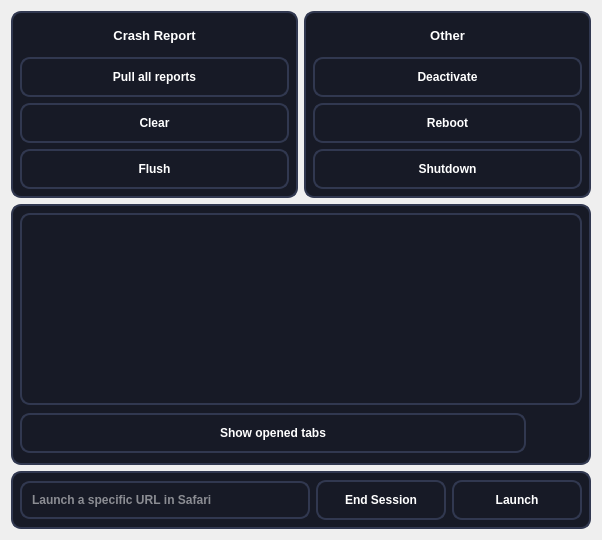
                  <widget class="QWidget" name="tools_tab">
                   <attribute name="icon">
                    <iconset>
                     <normaloff>icons/smartphone.png</normaloff>icons/smartphone.png</iconset>
                   </attribute>
                   <attribute name="title">
                    <string>Tools</string>
                   </attribute>
                   <layout class="QGridLayout" name="gridLayout_24">
                    <item row="0" column="1">
                     <widget class="QWidget" name="widget_9" native="true">
                      <property name="styleSheet">
                       <string notr="true">QWidget {
        background-color: #171A26;
        border: none;
        color: #fff;
 		border: 2px solid #313850;
    	border-radius: 10px;
		padding: 8px
}</string>
                      </property>
                      <layout class="QGridLayout" name="gridLayout_31">
                       <item row="0" column="0" colspan="2">
                        <widget class="QLabel" name="label_7">
                         <property name="font">
                          <font>
                           <pointsize>10</pointsize>
                           <weight>75</weight>
                           <bold>true</bold>
                          </font>
                         </property>
                         <property name="styleSheet">
                          <string notr="true">border:none</string>
                         </property>
                         <property name="text">
                          <string>Other</string>
                         </property>
                         <property name="textFormat">
                          <enum>Qt::MarkdownText</enum>
                         </property>
                         <property name="alignment">
                          <set>Qt::AlignCenter</set>
                         </property>
                        </widget>
                       </item>
                       <item row="6" column="0" colspan="2">
                        <widget class="QPushButton" name="poweroff">
                         <property name="minimumSize">
                          <size>
                           <width>130</width>
                           <height>40</height>
                          </size>
                         </property>
                         <property name="font">
                          <font>
                           <pointsize>9</pointsize>
                           <weight>75</weight>
                           <bold>true</bold>
                          </font>
                         </property>
                         <property name="cursor">
                          <cursorShape>PointingHandCursor</cursorShape>
                         </property>
                         <property name="toolTip">
                          <string>Shutdown device.</string>
                         </property>
                         <property name="styleSheet">
                          <string notr="true">QPushButton {
        background-color: #171A26;
        border: none;
        color: #fff;
 		border: 2px solid #313850;
    	border-radius: 10px;
    }

 QPushButton:hover {
	background-color: #1E2230;
}

QToolTip { 
	color: #fff; background-color: #000; border: none; 

}</string>
                         </property>
                         <property name="text">
                          <string>Shutdown</string>
                         </property>
                         <property name="icon">
                          <iconset>
                           <normaloff>icons/power-button.png</normaloff>icons/power-button.png</iconset>
                         </property>
                        </widget>
                       </item>
                       <item row="5" column="0" colspan="2">
                        <widget class="QPushButton" name="reboot">
                         <property name="minimumSize">
                          <size>
                           <width>130</width>
                           <height>40</height>
                          </size>
                         </property>
                         <property name="font">
                          <font>
                           <pointsize>9</pointsize>
                           <weight>75</weight>
                           <bold>true</bold>
                          </font>
                         </property>
                         <property name="cursor">
                          <cursorShape>PointingHandCursor</cursorShape>
                         </property>
                         <property name="toolTip">
                          <string>Reboot device.</string>
                         </property>
                         <property name="styleSheet">
                          <string notr="true">QPushButton {
        background-color: #171A26;
        border: none;
        color: #fff;
 		border: 2px solid #313850;
    	border-radius: 10px;
    }

 QPushButton:hover {
	background-color: #1E2230;
}

QToolTip { 
	color: #fff; background-color: #000; border: none; 

}</string>
                         </property>
                         <property name="text">
                          <string>Reboot</string>
                         </property>
                         <property name="icon">
                          <iconset>
                           <normaloff>icons/reset.png</normaloff>icons/reset.png</iconset>
                         </property>
                        </widget>
                       </item>
                       <item row="4" column="0" colspan="2">
                        <widget class="QPushButton" name="deactivate_device">
                         <property name="minimumSize">
                          <size>
                           <width>130</width>
                           <height>40</height>
                          </size>
                         </property>
                         <property name="font">
                          <font>
                           <pointsize>9</pointsize>
                           <weight>75</weight>
                           <bold>true</bold>
                          </font>
                         </property>
                         <property name="cursor">
                          <cursorShape>PointingHandCursor</cursorShape>
                         </property>
                         <property name="toolTip">
                          <string>Deactivate idevice.</string>
                         </property>
                         <property name="styleSheet">
                          <string notr="true">QPushButton {
        background-color: #171A26;
        border: none;
        color: #fff;
 		border: 2px solid #313850;
    	border-radius: 10px;
    }

 QPushButton:hover {
	background-color: #1E2230;
}

QToolTip { 
	color: #fff; background-color: #000; border: none; 

}</string>
                         </property>
                         <property name="text">
                          <string>Deactivate</string>
                         </property>
                         <property name="icon">
                          <iconset>
                           <normaloff>icons/rocket.png</normaloff>icons/rocket.png</iconset>
                         </property>
                        </widget>
                       </item>
                      </layout>
                     </widget>
                    </item>
                    <item row="3" column="0" colspan="2">
                     <widget class="QWidget" name="widget_8" native="true">
                      <property name="styleSheet">
                       <string notr="true">QWidget {
        background-color: #171A26;
        border: none;
        color: #fff;
 		border: 2px solid #313850;
    	border-radius: 10px;
		padding: 8px
}</string>
                      </property>
                      <layout class="QGridLayout" name="gridLayout_30">
                       <item row="0" column="2">
                        <widget class="QPushButton" name="stop_url">
                         <property name="enabled">
                          <bool>false</bool>
                         </property>
                         <property name="minimumSize">
                          <size>
                           <width>130</width>
                           <height>40</height>
                          </size>
                         </property>
                         <property name="font">
                          <font>
                           <pointsize>9</pointsize>
                           <weight>75</weight>
                           <bold>true</bold>
                          </font>
                         </property>
                         <property name="cursor">
                          <cursorShape>PointingHandCursor</cursorShape>
                         </property>
                         <property name="toolTip">
                          <string/>
                         </property>
                         <property name="styleSheet">
                          <string notr="true">QPushButton {
        background-color: #171A26;
        border: none;
        color: #fff;
 		border: 2px solid #313850;
    	border-radius: 10px;
    }

 QPushButton:hover {
	background-color: #1E2230;
}

QToolTip { 
	color: #fff; background-color: #000; border: none; 

}</string>
                         </property>
                         <property name="text">
                          <string>End Session</string>
                         </property>
                         <property name="icon">
                          <iconset>
                           <normaloff>icons/Delete.png</normaloff>icons/Delete.png</iconset>
                         </property>
                        </widget>
                       </item>
                       <item row="0" column="0" colspan="2">
                        <widget class="QLineEdit" name="url_input">
                         <property name="enabled">
                          <bool>true</bool>
                         </property>
                         <property name="minimumSize">
                          <size>
                           <width>290</width>
                           <height>38</height>
                          </size>
                         </property>
                         <property name="font">
                          <font>
                           <pointsize>9</pointsize>
                           <weight>75</weight>
                           <bold>true</bold>
                           <strikeout>false</strikeout>
                           <kerning>false</kerning>
                          </font>
                         </property>
                         <property name="contextMenuPolicy">
                          <enum>Qt::CustomContextMenu</enum>
                         </property>
                         <property name="toolTip">
                          <string/>
                         </property>
                         <property name="styleSheet">
                          <string notr="true">QToolTip { 
	color: rgb(255, 255, 255);
	color: #fff; background-color: #000; border: none; 

}

QLineEdit {
    border: 2px solid #313850;
    border-radius: 10px;
    padding: 0 8px;
    selection-background-color: darkgray;
}</string>
                         </property>
                         <property name="text">
                          <string/>
                         </property>
                         <property name="dragEnabled">
                          <bool>false</bool>
                         </property>
                         <property name="readOnly">
                          <bool>false</bool>
                         </property>
                         <property name="placeholderText">
                          <string>Launch a specific URL in Safari</string>
                         </property>
                         <property name="clearButtonEnabled">
                          <bool>true</bool>
                         </property>
                        </widget>
                       </item>
                       <item row="0" column="3">
                        <widget class="QPushButton" name="start_url">
                         <property name="minimumSize">
                          <size>
                           <width>130</width>
                           <height>40</height>
                          </size>
                         </property>
                         <property name="font">
                          <font>
                           <pointsize>9</pointsize>
                           <weight>75</weight>
                           <bold>true</bold>
                          </font>
                         </property>
                         <property name="cursor">
                          <cursorShape>PointingHandCursor</cursorShape>
                         </property>
                         <property name="toolTip">
                          <string/>
                         </property>
                         <property name="styleSheet">
                          <string notr="true">QPushButton {
        background-color: #171A26;
        border: none;
        color: #fff;
 		border: 2px solid #313850;
    	border-radius: 10px;
    }

 QPushButton:hover {
	background-color: #1E2230;
}

QToolTip { 
	color: #fff; background-color: #000; border: none; 

}</string>
                         </property>
                         <property name="text">
                          <string>Launch</string>
                         </property>
                         <property name="icon">
                          <iconset>
                           <normaloff>icons/start-up.png</normaloff>icons/start-up.png</iconset>
                         </property>
                         <property name="shortcut">
                          <string>Return</string>
                         </property>
                        </widget>
                       </item>
                      </layout>
                     </widget>
                    </item>
                    <item row="0" column="0">
                     <widget class="QWidget" name="widget_6" native="true">
                      <property name="styleSheet">
                       <string notr="true">QWidget {
        background-color: #171A26;
        border: none;
        color: #fff;
 		border: 2px solid #313850;
    	border-radius: 10px;
		padding: 8px
}</string>
                      </property>
                      <layout class="QGridLayout" name="gridLayout_20">
                       <item row="0" column="0" colspan="2">
                        <widget class="QLabel" name="label_4">
                         <property name="font">
                          <font>
                           <pointsize>10</pointsize>
                           <weight>75</weight>
                           <bold>true</bold>
                          </font>
                         </property>
                         <property name="styleSheet">
                          <string notr="true">border:none</string>
                         </property>
                         <property name="text">
                          <string>Crash Report</string>
                         </property>
                         <property name="textFormat">
                          <enum>Qt::MarkdownText</enum>
                         </property>
                         <property name="alignment">
                          <set>Qt::AlignCenter</set>
                         </property>
                        </widget>
                       </item>
                       <item row="2" column="0" colspan="2">
                        <widget class="QPushButton" name="clear_reports">
                         <property name="minimumSize">
                          <size>
                           <width>130</width>
                           <height>40</height>
                          </size>
                         </property>
                         <property name="font">
                          <font>
                           <pointsize>9</pointsize>
                           <weight>75</weight>
                           <bold>true</bold>
                          </font>
                         </property>
                         <property name="cursor">
                          <cursorShape>PointingHandCursor</cursorShape>
                         </property>
                         <property name="toolTip">
                          <string>Remove all crash reports.</string>
                         </property>
                         <property name="styleSheet">
                          <string notr="true">QPushButton {
        background-color: #171A26;
        border: none;
        color: #fff;
 		border: 2px solid #313850;
    	border-radius: 10px;
    }

 QPushButton:hover {
	background-color: #1E2230;
}

QToolTip { 
	color: #fff; background-color: #000; border: none; 

}</string>
                         </property>
                         <property name="text">
                          <string>Clear</string>
                         </property>
                         <property name="icon">
                          <iconset>
                           <normaloff>icons/clean-code.png</normaloff>icons/clean-code.png</iconset>
                         </property>
                        </widget>
                       </item>
                       <item row="1" column="0" colspan="2">
                        <widget class="QPushButton" name="pull_all_reports">
                         <property name="minimumSize">
                          <size>
                           <width>130</width>
                           <height>40</height>
                          </size>
                         </property>
                         <property name="font">
                          <font>
                           <pointsize>9</pointsize>
                           <weight>75</weight>
                           <bold>true</bold>
                          </font>
                         </property>
                         <property name="cursor">
                          <cursorShape>PointingHandCursor</cursorShape>
                         </property>
                         <property name="toolTip">
                          <string>Export all crash reports.</string>
                         </property>
                         <property name="styleSheet">
                          <string notr="true">QPushButton {
        background-color: #171A26;
        border: none;
        color: #fff;
 		border: 2px solid #313850;
    	border-radius: 10px;
    }

 QPushButton:hover {
	background-color: #1E2230;
}

QToolTip { 
	color: #fff; background-color: #000; border: none; 

}</string>
                         </property>
                         <property name="text">
                          <string>Pull all reports</string>
                         </property>
                         <property name="icon">
                          <iconset>
                           <normaloff>icons/open-folder.png</normaloff>icons/open-folder.png</iconset>
                         </property>
                        </widget>
                       </item>
                       <item row="3" column="0" colspan="2">
                        <widget class="QPushButton" name="flush_reports">
                         <property name="minimumSize">
                          <size>
                           <width>130</width>
                           <height>40</height>
                          </size>
                         </property>
                         <property name="font">
                          <font>
                           <pointsize>9</pointsize>
                           <weight>75</weight>
                           <bold>true</bold>
                          </font>
                         </property>
                         <property name="cursor">
                          <cursorShape>PointingHandCursor</cursorShape>
                         </property>
                         <property name="toolTip">
                          <string>Trigger com.apple.crashreportmover to flush all products.</string>
                         </property>
                         <property name="styleSheet">
                          <string notr="true">QPushButton {
        background-color: #171A26;
        border: none;
        color: #fff;
 		border: 2px solid #313850;
    	border-radius: 10px;
    }

 QPushButton:hover {
	background-color: #1E2230;
}

QToolTip { 
	color: #fff; background-color: #000; border: none; 

}</string>
                         </property>
                         <property name="text">
                          <string>Flush</string>
                         </property>
                         <property name="icon">
                          <iconset>
                           <normaloff>icons/Info.png</normaloff>icons/Info.png</iconset>
                         </property>
                        </widget>
                       </item>
                      </layout>
                     </widget>
                    </item>
                    <item row="1" column="0" colspan="2">
                     <widget class="QWidget" name="widget_7" native="true">
                      <property name="styleSheet">
                       <string notr="true">QWidget {
        background-color: #171A26;
        border: none;
        color: #fff;
 		border: 2px solid #313850;
    	border-radius: 10px;
		padding: 8px
}</string>
                      </property>
                      <layout class="QGridLayout" name="gridLayout_27">
                       <item row="0" column="0" colspan="2">
                        <widget class="QTreeWidget" name="tabs_list">
                         <property name="font">
                          <font>
                           <pointsize>10</pointsize>
                           <weight>75</weight>
                           <bold>true</bold>
                          </font>
                         </property>
                         <property name="cursor" stdset="0">
                          <cursorShape>PointingHandCursor</cursorShape>
                         </property>
                         <property name="contextMenuPolicy">
                          <enum>Qt::CustomContextMenu</enum>
                         </property>
                         <property name="toolTip">
                          <string/>
                         </property>
                         <property name="styleSheet">
                          <string notr="true">QHeaderView::section {
    background-color: #24293B;
    color: white;
    padding-left: 4px;
	font-size: 15px;
	font-weight: bold;
}

QTreeView::item {
	padding-top: 5px;
	padding-bottom: 5px;
	background-color: rgb(0, 30, 47);
	color: yellow;
}

QTreeView::item:hover {
    background: #003451;
}

QTreeView::item:selected:active{
    background: #003451;
	color: #fff;
}

QScrollBar:vertical {
    background: white;
     width: 15px;
}

 QScrollBar::handle:vertical {
    background: #24293B;
}

QScrollBar:horizontal {
    background: white;
    height: 15px;
}

QScrollBar::handle:horizontal {
    background: #24293B;
}

QMenu {
	border: 1px solid black;
}
QMenu::item {
	background-color: transparent;
}

QMenu::item:selected {
	background-color: #654321;
}</string>
                         </property>
                         <property name="frameShape">
                          <enum>QFrame::VLine</enum>
                         </property>
                         <property name="frameShadow">
                          <enum>QFrame::Raised</enum>
                         </property>
                         <property name="lineWidth">
                          <number>0</number>
                         </property>
                         <property name="editTriggers">
                          <set>QAbstractItemView::CurrentChanged|QAbstractItemView::DoubleClicked|QAbstractItemView::EditKeyPressed|QAbstractItemView::SelectedClicked</set>
                         </property>
                         <property name="tabKeyNavigation">
                          <bool>true</bool>
                         </property>
                         <property name="selectionMode">
                          <enum>QAbstractItemView::SingleSelection</enum>
                         </property>
                         <property name="horizontalScrollMode">
                          <enum>QAbstractItemView::ScrollPerPixel</enum>
                         </property>
                         <property name="autoExpandDelay">
                          <number>0</number>
                         </property>
                         <property name="indentation">
                          <number>10</number>
                         </property>
                         <property name="uniformRowHeights">
                          <bool>true</bool>
                         </property>
                         <property name="sortingEnabled">
                          <bool>false</bool>
                         </property>
                         <property name="animated">
                          <bool>true</bool>
                         </property>
                         <property name="allColumnsShowFocus">
                          <bool>true</bool>
                         </property>
                         <property name="headerHidden">
                          <bool>true</bool>
                         </property>
                         <property name="columnCount">
                          <number>1</number>
                         </property>
                         <attribute name="headerVisible">
                          <bool>false</bool>
                         </attribute>
                         <attribute name="headerMinimumSectionSize">
                          <number>175</number>
                         </attribute>
                         <column>
                          <property name="text">
                           <string>New Column</string>
                          </property>
                         </column>
                        </widget>
                       </item>
                       <item row="1" column="0">
                        <widget class="QPushButton" name="show_tabs">
                         <property name="minimumSize">
                          <size>
                           <width>130</width>
                           <height>40</height>
                          </size>
                         </property>
                         <property name="font">
                          <font>
                           <pointsize>9</pointsize>
                           <weight>75</weight>
                           <bold>true</bold>
                          </font>
                         </property>
                         <property name="cursor">
                          <cursorShape>PointingHandCursor</cursorShape>
                         </property>
                         <property name="toolTip">
                          <string>Show opened tabs.</string>
                         </property>
                         <property name="styleSheet">
                          <string notr="true">QPushButton {
        background-color: #171A26;
        border: none;
        color: #fff;
 		border: 2px solid #313850;
    	border-radius: 10px;
    }

 QPushButton:hover {
	background-color: #1E2230;
}

QToolTip { 
	color: #fff; background-color: #000; border: none; 

}</string>
                         </property>
                         <property name="text">
                          <string>Show opened tabs</string>
                         </property>
                         <property name="icon">
                          <iconset>
                           <normaloff>icons/loading.png</normaloff>icons/loading.png</iconset>
                         </property>
                        </widget>
                       </item>
                       <item row="1" column="1">
                        <widget class="QPushButton" name="export_tabs">
                         <property name="minimumSize">
                          <size>
                           <width>0</width>
                           <height>45</height>
                          </size>
                         </property>
                         <property name="maximumSize">
                          <size>
                           <width>50</width>
                           <height>16777215</height>
                          </size>
                         </property>
                         <property name="cursor">
                          <cursorShape>PointingHandCursor</cursorShape>
                         </property>
                         <property name="toolTip">
                          <string>Export device info.</string>
                         </property>
                         <property name="styleSheet">
                          <string notr="true">background-color: transparent;
color:#fff;
border-radius: 10px;
border: none;
</string>
                         </property>
                         <property name="text">
                          <string/>
                         </property>
                         <property name="icon">
                          <iconset>
                           <normaloff>icons/export.png</normaloff>icons/export.png</iconset>
                         </property>
                         <property name="iconSize">
                          <size>
                           <width>20</width>
                           <height>20</height>
                          </size>
                         </property>
                        </widget>
                       </item>
                      </layout>
                     </widget>
                    </item>
                   </layout>
                  </widget>
